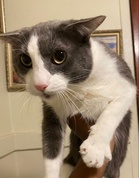
#> input picture learning/images/cat2.jpg, 139 x 178 px, shrunk from 736 x 939 before the run, found by its file name; its folder holds 4 pictures in this run
$ python median_filtering.py
#> lines starting #> are read from the running program, lines starting #| are printed output that depends on the picture
import os, cv2
import matplotlib.pyplot as plt
import numpy as np


def median_filtering(input_name):
#> called with input_name = 'cat2.jpg'
    root = os.getcwd()
    image_path = os.path.join(root, f"images\\{input_name}")
    image = cv2.imread(image_path)
#> image is the input picture: shape (178, 139, 3); mean B, G, R 114.7, 137.4, 155.8
    imageRGB = cv2.cvtColor(image, cv2.COLOR_BGR2RGB)

    #added noise (based on gaussian idk)
    noisy_image = imageRGB.copy()
    noise_prob = 0.05
    noise = np.random.rand(noisy_image.shape[0], noisy_image.shape[1])
    noisy_image[noise < noise_prob / 2] = 0
    noisy_image[noise > 1 - noise_prob / 2] = 255
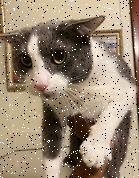
#> noisy_image: shape (178, 139, 3); mean R, G, B 154.2, 136.7, 115.2

    kernel_size = 5
    image_filter = cv2.medianBlur(noisy_image, kernel_size)
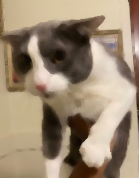
#> image_filter: shape (178, 139, 3); mean R, G, B 156.4, 137.9, 115.2


    plt.figure()
    plt.subplot(131)
    plt.imshow(imageRGB)
    plt.title("Original image")

    plt.subplot(132)
    plt.imshow(noisy_image)
    plt.title("Noisy image")

    plt.subplot(133)
    plt.imshow(image_filter)
    plt.title("Noisy image after median blur")

    plt.show()
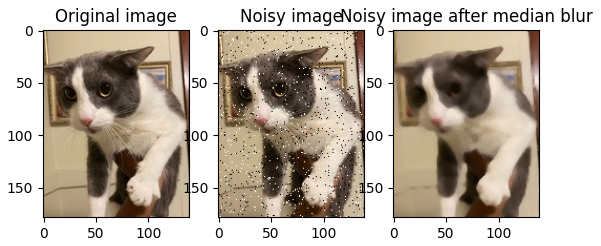
#> figure drawn by matplotlib, 3 panels


def main():
    median_filtering("cat2.jpg")


if __name__ == "__main__":
    main()
